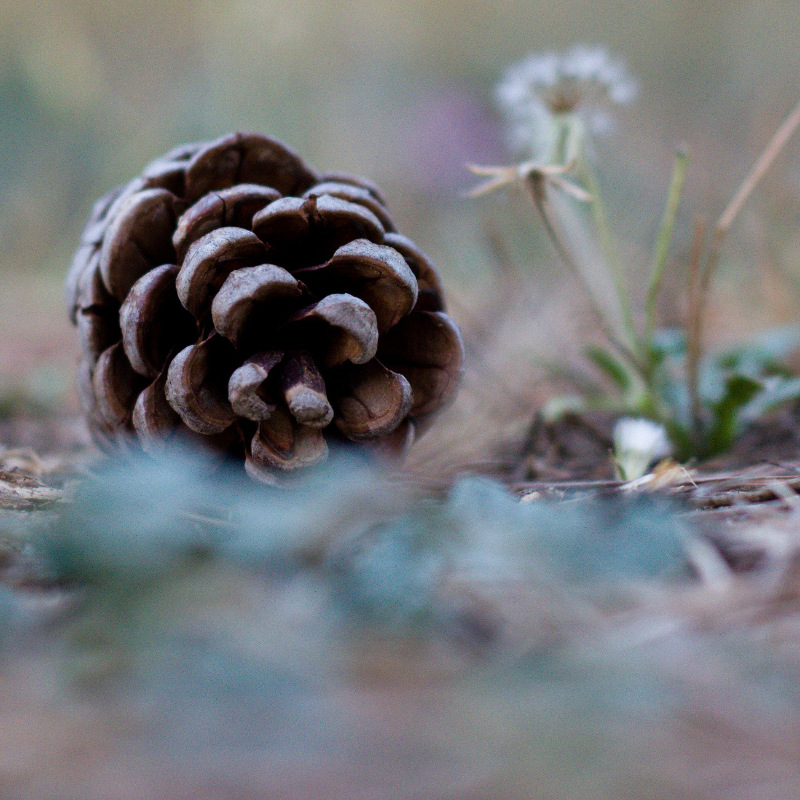
#> input picture backend/test/app/test_files/sample.jpg, 800 x 800 px; its folder holds only this picture in this run
$ python trip.py ../../../../backend/test/app/test_files ../../../../backend/test/app/test_files/sample.jpg ../../../../backend/test/app/test_files/sample.jpg 5
#> lines starting #> are read from the running program, lines starting #| are printed output that depends on the picture
"""Before | after | red diff image, one row per snapshot.

Usage: python3 -I trip.py <before-dir> <after-dir> <out.png> <scale>
Both folders hold PNGs with the same names (crop them first if needed).
"""
import os
import sys

from PIL import Image, ImageChops

before, after, out, scale = sys.argv[1], sys.argv[2], sys.argv[3], int(sys.argv[4])
rows = []
for name in sorted(os.listdir(before)):
    a = Image.open(os.path.join(before, name)).convert("RGB")
#> a is the input picture: PIL image 800x800 RGB; mean R, G, B 117.1, 119, 122.3
    b = Image.open(os.path.join(after, name)).convert("RGB")
    w, h = max(a.width, b.width), max(a.height, b.height)
#> w = 800; h = 800
    pad_a = Image.new("RGB", (w, h), (200, 200, 200)); pad_a.paste(a, (0, 0))
#> after `pad_a = Image.new('RGB', (w, h), (200, 200, 200))`: pad_a: PIL image 800x800 RGB; every value is 200
    pad_b = Image.new("RGB", (w, h), (200, 200, 200)); pad_b.paste(b, (0, 0))
    mask = ImageChops.difference(pad_a, pad_b).convert("L").point(lambda v: 255 if v else 0)
#> mask: PIL image 800x800 L; every value is 0
    red = Image.new("RGB", (w, h), (255, 255, 255))
#> red: PIL image 800x800 RGB; every value is 255
    red.paste((255, 0, 0), mask=mask)
    row = Image.new("RGB", (w * 3 + 20, h), (200, 200, 200))
#> row: PIL image 2420x800 RGB; every value is 200
    for i, im in enumerate([pad_a, pad_b, red]):
        row.paste(im, (i * (w + 10), 0))
#> this loop made 3 passes
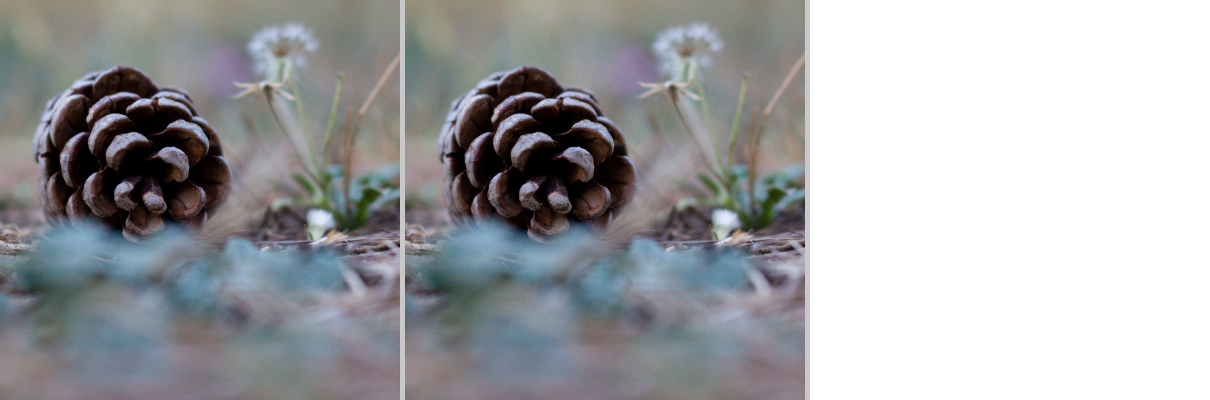
#> row: PIL image 2420x800 RGB (shown at 1/2 size); mean R, G, B 163.4, 164.6, 166.8
    rows.append(row.resize((row.width * scale, row.height * scale), Image.NEAREST))
width = max(r.width for r in rows)
#> width = 12100
height = sum(r.height + 10 for r in rows)
#> height = 4010
canvas = Image.new("RGB", (width, height), (255, 255, 255))
#> canvas: PIL image 12100x4010 RGB; every value is 255
y = 0
for r in rows:
    canvas.paste(r, (0, y))
    y += r.height + 10
#> this loop made 1 pass
#> y on pass 1: 4010
#> after the loop, y = 4010
canvas.save(out)
